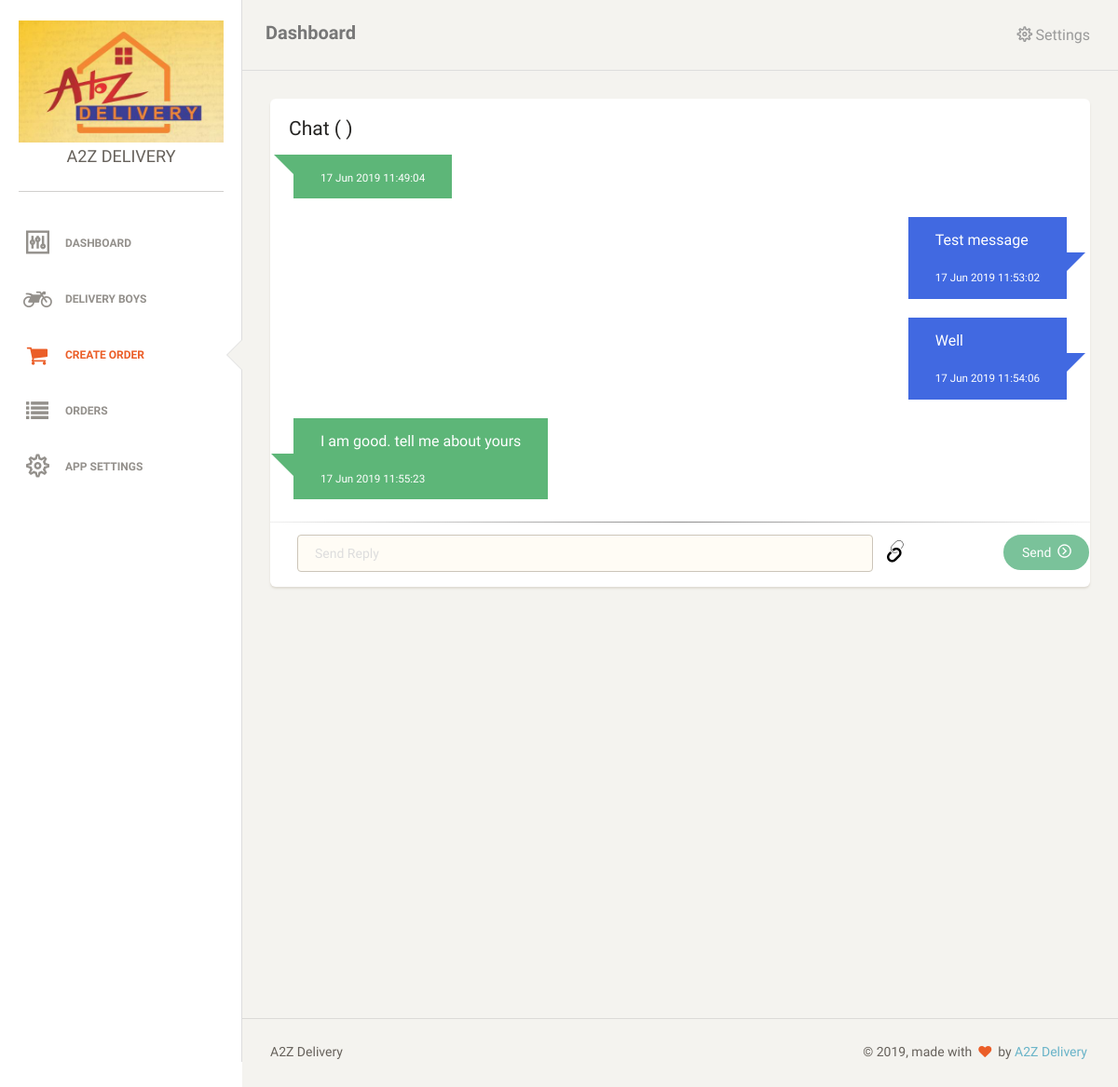
The page /chat.php?order_id=ORDA2Z_00000021 (signed in) on the database its author committed.
### tables this page shows
CREATE TABLE IF NOT EXISTS `chat` (
  `id` int(11) NOT NULL AUTO_INCREMENT,
  `order_id` varchar(255) NOT NULL,
  `user_to` varchar(255) NOT NULL,
  `user_from` varchar(255) NOT NULL,
  `message` text NOT NULL,
  `mediaUrl` varchar(255) DEFAULT NULL,
  `created_at` datetime NOT NULL DEFAULT CURRENT_TIMESTAMP,
  PRIMARY KEY (`id`)
);

### common/database.php (called while the page is built, shortened)
<?php
	require_once('common/app.php');
	class DB {
		public $conn;
		function __construct($hostname,$username,$password,$database)
		{
		$this->conn = mysqli_connect($hostname,$username,$password,$database) or die('Database is still not setup ...');
		return $this->conn;
		}
		function query($query) {
			$res = mysqli_query($this->conn,$query);
			return $res;
		}
		function get($res,$inArrayOnly = false) {
			$rows = [];
			while($row = mysqli_fetch_assoc($res)) {
				$rows[] = $row;
			}
			if(!$inArrayOnly) {
				$rows= $this->toStdObject($rows);
			}
			return $rows;
		}
		function toStdObject($rows) {
			$rows = json_decode(json_encode($rows));
			return $rows;
		}
	}
?>

### include.php (called while the page is built, shortened)
<?php
	$db = new DB(HOST,USERNAME,PASSWORD,DATABASE);
	$app = new App();
?>

### common/functions.php (called while the page is built, shortened)
<?php
require_once(BASE_PATH.'/common/database.php');
function get_client_chat($order_id) {
	global $db,$app;
	$sql = "SELECT * FROM `chat` WHERE order_id = '$order_id' ORDER BY ID ASC";
	$result = $db->get($db->query($sql));
	return $result;
}
?>

### common/app.php (called while the page is built, shortened)
<?php
class App {
		?>
		<?php
	function getSession($key) {
		if(empty($_SESSION[$key]))
			return '';
		else
			return $_SESSION[$key];
	}
}
?>

### chat.php (the view, shortened to what this page needs)
<?php
	include_once('layouts/header.php');
	$client_chat = get_client_chat($_GET['order_id']);
  ?>
  <link rel="stylesheet" type="text/css" href="assets/css/chat.css">
  <div class="content">
    <div class="container-fluid">
      <div class="row">
        <div class="col-md-12">
          <div class="card">
            <div class="header">
              <div class="row">
                <div class="col-sm-9">
                  <h4 class="title">Chat (
                  )</h4>
                </div>
              </div>
            </div>
            <div class="content table-responsive table-full-width">
              <div class="chat-container">
              <?php
                foreach ($client_chat as $key => $messageInfo) {
                  $body = $messageInfo->message;
                  ?>
                  <div class="row">
                    <?php
                      $bubbleDirection = (!empty($messageInfo->user_from) && $messageInfo->user_from == $app->getSession('loggedin'))?'right':'left';
                      $sender = (!empty($messageInfo->user_from) && $messageInfo->user_from == $app->getSession('loggedin'))?'sender':'';
                    ?>
                    <div class="talk-bubble tri-right <?php echo $bubbleDirection; ?>-in <?php echo $sender; ?> chat-block col-md-6 ml-3 pull-<?php echo $bubbleDirection; ?>">
                        <div class="talktext">
                          <p>
                            <?php echo $body; ?>
                          </p>
                          <br />
                          <p class="date"><?php echo date('d M Y h:i:s',strtotime($messageInfo->created_at)); ?></p>
                        </div>
                    </div>
                  </div>
                  <?php
                }
              ?>
              </div>
              <div class="mt-1">
                <hr class="chat-seperator">
              </div>
              <form method="post" action="" enctype="multipart/form-data">
                <div class="row ml-1 mr-1">
                  <div class="col-md-9">
                    <input type="text" autocomplete="off" name="message" class="form-control border-input" placeholder="Send Reply" />
                  </div>
                  <div class="col-md-1">
                    <span class="chat-attachment-link" onclick="chooseFile();"><i class="ti-link"></i></span>
                  </div>
                  <div class="col-md-1 mr-1 pull-right">
                    <button type="submit" name="sendMsg" class="btn btn-success btn-fill border-input">Send&nbsp;&nbsp;<i class="ti-arrow-circle-right"></i></button>
                  </div>
                </div>
              </form>
            </div>
          </div>
        </div>
      </div>
    </div>
  </div>
  <?php
  include_once('layouts/footer.php');
  ?>

### assets/css/style.css (style rules this page uses)
.ml-1 { margin-left: 1em !important; }
.mr-1 { margin-right: 1em !important; }
.mt-1 { margin-top: 1em !important; }

### assets/css/chat.css (style rules this page uses)
.chat-block { color: #fff; }
.talk-bubble { margin: 40px; display: inline-block; position: relative; width: auto; max-width: 429px; height: auto; background-color: #4caf6ae6; margin-top: 10px !important; margin-bottom: 10px !important; }
.talk-bubble.sender { background-color: royalblue; }
.tri-right.left-in:after { content: ' '; position: absolute; width: 0; height: 0; left: -24px; right: auto; top: 38px; bottom: auto; border: 12px solid; border-color: #4caf6ae6 #4caf6ae6 transparent transparent; }
.tri-right.right-in:after { content: ' '; position: absolute; width: 0; height: 0; left: auto; right: -20px; top: 38px; bottom: auto; border: 12px solid; border-color: royalblue transparent transparent royalblue; }
.talktext { padding: 1em; text-align: left; line-height: 1.5em; }
.talktext p { -webkit-margin-before: 0em; -webkit-margin-after: 0em; }
.talktext p.date { font-size : smaller; }
.chat-seperator { border: 0; height: 1px; background-image: -webkit-linear-gradient(left, #f0f0f0, #8c8b8b, #f0f0f0); background-image: -moz-linear-gradient(left, #f0f0f0, #8c8b8b, #f0f0f0); background-image: -ms-linear-gradient(left, #f0f0f0, #8c8b8b, #f0f0f0); background-image: -o-linear-gradient(left, #f0f0f0, #8c8b8b, #f0f0f0); }
.chat-container { max-height: 380px; overflow-y: scroll; overflow-x: hidden; }
.chat-attachment-link { font-size: 25px !important; color: #000; }

### rows shown on the page
chat: created_at "17 Jun 2019 11:49:04"
chat: message "Test message", created_at "17 Jun 2019 11:53:02"
chat: message "Well", created_at "17 Jun 2019 11:54:06"
chat: message "I am good. tell me about yours", created_at "17 Jun 2019 11:55:23"

### other values the page prints
get_setting_meta('app_name') "A2Z DELIVERY"
SITE_TITLE "A2Z Delivery"
